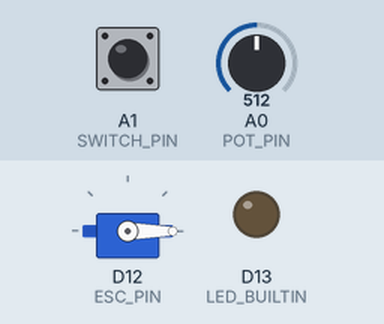
Bench run of a sketch on a simulated Arduino Zero (SAMD21). Parts: servo, output pins drawn as LEDs (lit = HIGH). Inputs (shaded band) come from the test bench; at power-on: A1 (SWITCH_PIN) LOW, A0 (POT_PIN) = 512 (analog values on the 0–1023 scale). What the sketch prints to the serial monitor is not drawn.

Above: at 2.4 s.
2.5 s: A1 (SWITCH_PIN) pulled HIGH for 0.15 s
At 2.57 s:
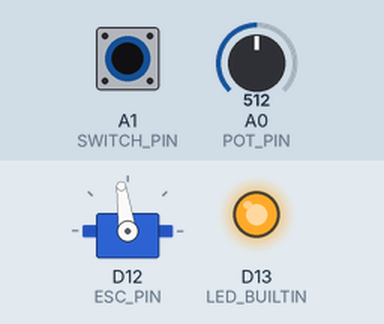
4.1 s: A1 (SWITCH_PIN) pulled HIGH for 3.2 s
At 8.1 s:
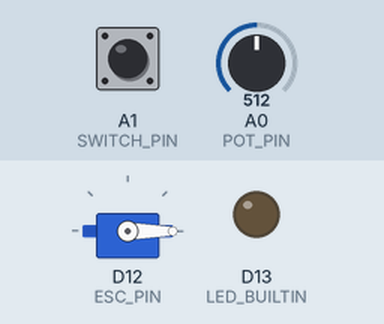
Timing chart, 0 to 9.6 s (numbered marks = the images above; inputs shaded):
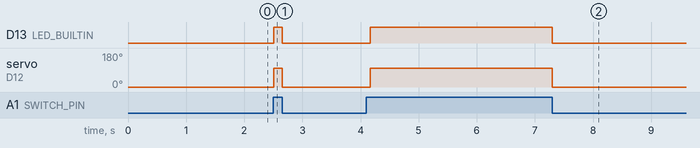

Measured:
- after the input at 2.5 s, D13 (LED_BUILTIN): LOW → HIGH at once, → LOW 0.15 s later; servo on D12 (ESC_PIN): 0° → 98° at once, → 0° 0.15 s later
- after the input at 4.1 s, D13 (LED_BUILTIN): LOW → HIGH after 0.07 s, → LOW 3.1 s later; servo on D12 (ESC_PIN): 0° → 98° after 0.07 s, → 0° 3.1 s later

The sketch:

ESC_Telemetry.ino
```cpp
/*
 * Single Prop OpenPPG ESC telemetry reader - Written by Braedin Butler
 * Written for use with ADAFRUIT FEATHER M0 and APD HV Pro ESC
 * As long as the transmission intervals are no faster than
 * 24ms, the data transfer success rate should be 100%.
 */

#include <ResponsiveAnalogRead.h>  // smoothing for throttle
#include <Servo.h> // to control ESCs

#define POT_PIN       A0  // throttle pot input
#define ESC_PIN       12  // for PWM signal to the ESC
#define LED_BUILTIN   13  // built in LED on the feather M0, HIGH when armed, LOW when disarmed
#define SWITCH_PIN    A1  // slide switch to arm the ESC, HIGH to arm, LOW to disarm
#define ESC_BAUD_RATE   256000
#define ESC_DATA_SIZE   20
#define READ_INTERVAL    0
#define ESC_TIMEOUT     10

byte escData[ESC_DATA_SIZE];
byte prevData[ESC_DATA_SIZE];
unsigned long readMillis = 0;
unsigned long transmitted = 0;
unsigned long failed = 0;
bool receiving = false;
bool armed = false;

uint16_t _volts = 0;
uint16_t _temperatureC = 0;
int16_t _amps = 0;
uint32_t _eRPM = 0;
uint16_t _inPWM = 0;
uint16_t _outPWM = 0;

float volts = 0;
float temperatureC = 0;
float amps = 0;
float eRPM = 0;
float inPWM = 0;
float outPWM = 0;

ResponsiveAnalogRead pot(POT_PIN, false);
Servo esc; // Creating a servo class with name of esc


void setup() {
  delay(250);  // power-up safety delay
  Serial.begin(115200);
  pinMode(LED_BUILTIN, OUTPUT);
  digitalWrite(LED_BUILTIN, LOW);
  pinMode(SWITCH_PIN, INPUT);
  analogReadResolution(12);     // M0 chip provides 12bit resolution
  pot.setAnalogResolution(4096);
  esc.attach(ESC_PIN);
  esc.writeMicroseconds(0); // make sure motors off
  Serial1.begin(ESC_BAUD_RATE);
  Serial1.setTimeout(ESC_TIMEOUT);
  delay(1000);
}

void loop() {

  int switchVal = digitalRead(SWITCH_PIN);
  if (switchVal && !armed){
    armSystem();
  }
  else if (!switchVal && armed){
    disarmSystem();
  }

  if (armed){
    handleThrottle();
  }


  if(millis()-readMillis>=READ_INTERVAL){
    readMillis = millis();
    prepareSerialRead();
    Serial1.readBytes(escData, ESC_DATA_SIZE);
  }

  //enforceChecksum();

  printRawSentence();

  parseData();

}


void prepareSerialRead(){
  while(Serial1.available()>0){
    byte t = Serial1.read();
  }
}


void handleThrottle() {
  pot.update();
  int potVal = pot.getValue();
  int val = map(potVal, 0, 4095, 1110, 2000); // mapping val to minimum and maximum
  esc.writeMicroseconds(val); // using val as the signal to esc
  Serial.print(F("WRITING: "));
  Serial.println(val);
}


void armSystem(){
  Serial.println(F("Sending Arm Signal"));
  esc.writeMicroseconds(1000); // initialize the signal to 1000
  armed = true;
  digitalWrite(LED_BUILTIN, HIGH);
}


void disarmSystem() {
  esc.writeMicroseconds(0);
  armed = false;
  Serial.println(F("disarmed"));
  digitalWrite(LED_BUILTIN, LOW);
  delay(1500); // dont allow immediate rearming
}


void enforceChecksum(){
  //Check checksum, revert to previous data if bad:
  word checksum = word(escData[19], escData[18]);
  int sum = 0;
  for(int i=0; i<ESC_DATA_SIZE-2; i++){
    sum += escData[i];
  }
  //Serial.print("     SUM: ");
  //Serial.println(sum);
  //Serial.print("CHECKSUM: ");
  //Serial.println(checksum);
  if(sum != checksum){
    Serial.println("_________________________________________________CHECKSUM FAILED!");
    failed++;
    if(failed>=1000) {
    transmitted = 1;
    failed = 0;
  }
    for(int i=0; i<ESC_DATA_SIZE; i++){
      escData[i] = prevData[i];
    }
  }
  for(int i=0; i<ESC_DATA_SIZE; i++){
    prevData[i] = escData[i];
  }
}


void printRawSentence(){
  Serial.print("DATA: ");
  for(int i=0; i<ESC_DATA_SIZE; i++){
    Serial.print(escData[i], HEX);
    Serial.print(" ");
  }
  Serial.println();
}


void parseData(){
  // LSB First

  //_volts = word(escData[1], escData[0]);
  _volts = ((unsigned int)escData[1] << 8) + escData[0];
  volts = _volts/100.0;
  //reading 23.00 = 22.7 actual
  //reading 16.00 = 15.17 actual
  Serial.print("Volts: ");
  Serial.println(volts);

  _temperatureC = word(escData[3], escData[2]);
  temperatureC = _temperatureC/100.0;
  //reading 17.4C = 63.32F in 84F ambient?
  Serial.print("TemperatureC: ");
  Serial.println(temperatureC);

  _amps = word(escData[5], escData[4]);
  amps = _amps/10.0;
  Serial.print("Amps: ");
  Serial.println(amps);

  // 7 and 6 are reserved bytes

  _eRPM = escData[11];     // 0
  _eRPM << 8;
  _eRPM += escData[10];    // 0
  _eRPM << 8;
  _eRPM += escData[9];     // 30
  _eRPM << 8;
  _eRPM += escData[8];     // b4
  eRPM = _eRPM/6.0/2.0;
  Serial.print("eRPM: ");
  Serial.println(eRPM);

  _inPWM = word(escData[13], escData[12]);
  inPWM = _inPWM/100.0;
  Serial.print("inPWM: ");
  Serial.println(inPWM);

  _outPWM = word(escData[15], escData[14]);
  outPWM = _outPWM/100.0;
  Serial.print("outPWM: ");
  Serial.println(outPWM);

  // 17 and 16 are reserved bytes
  // 19 and 18 is checksum

}
```
